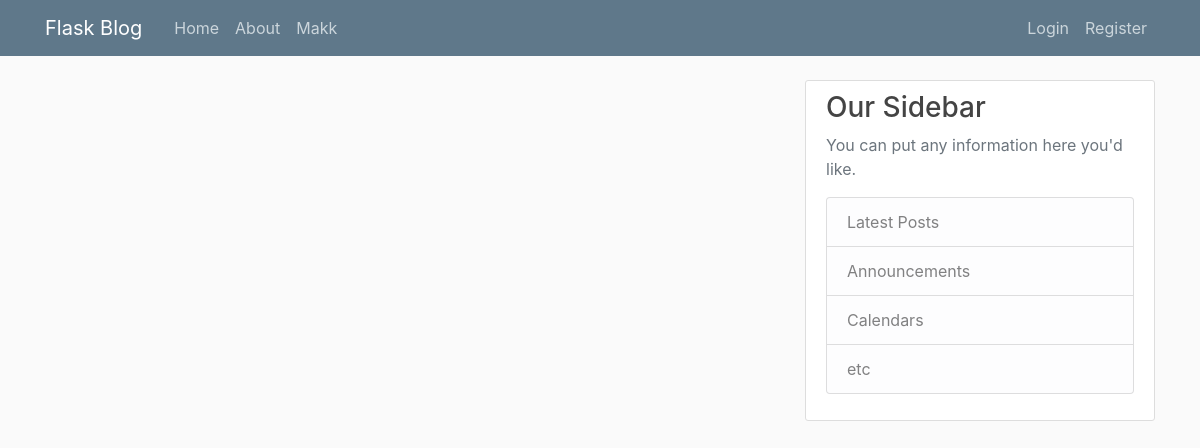
Page /home on the earlier database version.
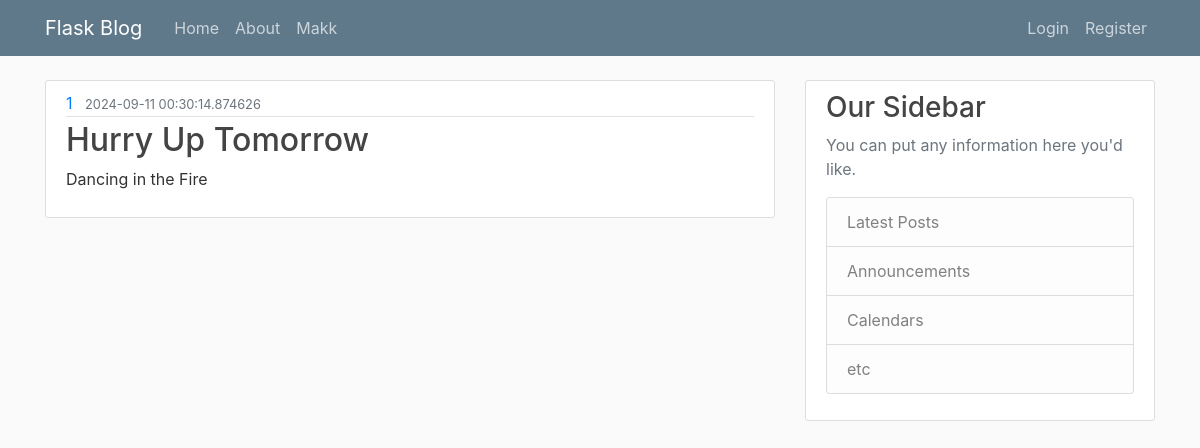
Same page on the later database version.
### flask_blog/models.py (models this page shows, shortened)
class Post(db.Model):
    id = db.Column(db.Integer, primary_key=True)
    title = db.Column(db.String(100), nullable=False)
    date_posted = db.Column(db.DateTime, nullable=False, default=datetime.now)
    content = db.Column(db.Text, nullable=False)
    user_id = db.Column(db.Integer, db.ForeignKey('user.id'), nullable=False)

### flask_blog/routes.py (the view)
@app.route('/')
@app.route('/home')
def home():
    posts = Post.query.all()
    return render_template("home.html", posts=posts, title='Home')

### flask_blog/templates/home.html
{% extends "layout.html" %}
{% block content %}
{% for post in posts %}
<article class="media content-section">
    <div class="media-body">
      <div class="article-metadata">
        <a class="mr-2" href="#">{{ post.user_id }}</a>
        <small class="text-muted">{{ post.date_posted }}</small>
      </div>
      <h2><a class="article-title" href="#">{{ post.title }}</a></h2>
      <p class="article-content">{{ post.content }}</p>
    </div>
  </article>
{% endfor %}
{% endblock content %}

### flask_blog/templates/layout.html (shortened to what this page needs)
<!DOCTYPE html>
<html lang="en">
<head>
    <link rel="stylesheet" href="https://maxcdn.bootstrapcdn.com/bootstrap/4.0.0/css/bootstrap.min.css">
    <link rel="stylesheet" type="text/css" href="{{ url_for('static', filename='main.css') }}">
</head>
<body>
    <header class="site-header">
        <nav class="navbar navbar-expand-md navbar-dark bg-steel fixed-top">
          <div class="container">
            <a class="navbar-brand mr-4" href="/">Flask Blog</a>
            <div class="collapse navbar-collapse" id="navbarToggle">
              <div class="navbar-nav mr-auto">
                <a class="nav-item nav-link" href="{{ url_for('home') }}">Home</a>
                <a class="nav-item nav-link" href="{{ url_for('about') }}">About</a>
                <a class="nav-item nav-link" href="{{ url_for('makk') }}">Makk</a>
              </div>
              <div class="navbar-nav">
                {% if current_user.is_authenticated %}
                <a class="nav-item nav-link" href="{{ url_for('new_posts') }}">New Post</a>
                <a class="nav-item nav-link" href="{{ url_for('account') }}">Account</a>
                  <a class="nav-item nav-link" href="{{ url_for('logout') }}">LogOut</a>
                {% else %}
                  <a class="nav-item nav-link" href="{{ url_for('login') }}">Login</a>
                  <a class="nav-item nav-link" href="{{ url_for('register') }}">Register</a>
                {% endif %}
              </div>
            </div>
          </div>
        </nav>
      </header>
      <main role="main" class="container">
        <div class="row">
          <div class="col-md-8">
            {% block content %}{% endblock %}
          </div>
          <div class="col-md-4">
            <div class="content-section">
              <h3>Our Sidebar</h3>
              <p class='text-muted'>You can put any information here you'd like.
                <ul class="list-group">
                  <li class="list-group-item list-group-item-light">Latest Posts</li>
                  <li class="list-group-item list-group-item-light">Announcements</li>
                  <li class="list-group-item list-group-item-light">Calendars</li>
                  <li class="list-group-item list-group-item-light">etc</li>
                </ul>
              </p>
            </div>
          </div>
        </div>
      </main>
</body>
</html>

### flask_blog/static/main.css (style rules this page uses)
body { background: #fafafa; color: #333333; margin-top: 5rem; }
h1, h2, h3, h4, h5, h6 { color: #444444; }
.bg-steel { background-color: #5f788a; }
.site-header .navbar-nav .nav-link { color: #cbd5db; }
.content-section { background: #ffffff; padding: 10px 20px; border: 1px solid #dddddd; border-radius: 3px; margin-bottom: 20px; }
.article-title { color: #444444; }
.article-content { white-space: pre-line; }
.article-metadata { padding-bottom: 1px; margin-bottom: 4px; border-bottom: 1px solid #e3e3e3 }

Differences in the rows shown:
added Post: user_id "1", date_posted "2024-09-11 00:30:14.874626", title "Hurry Up Tomorrow", content "Dancing in the Fire"
